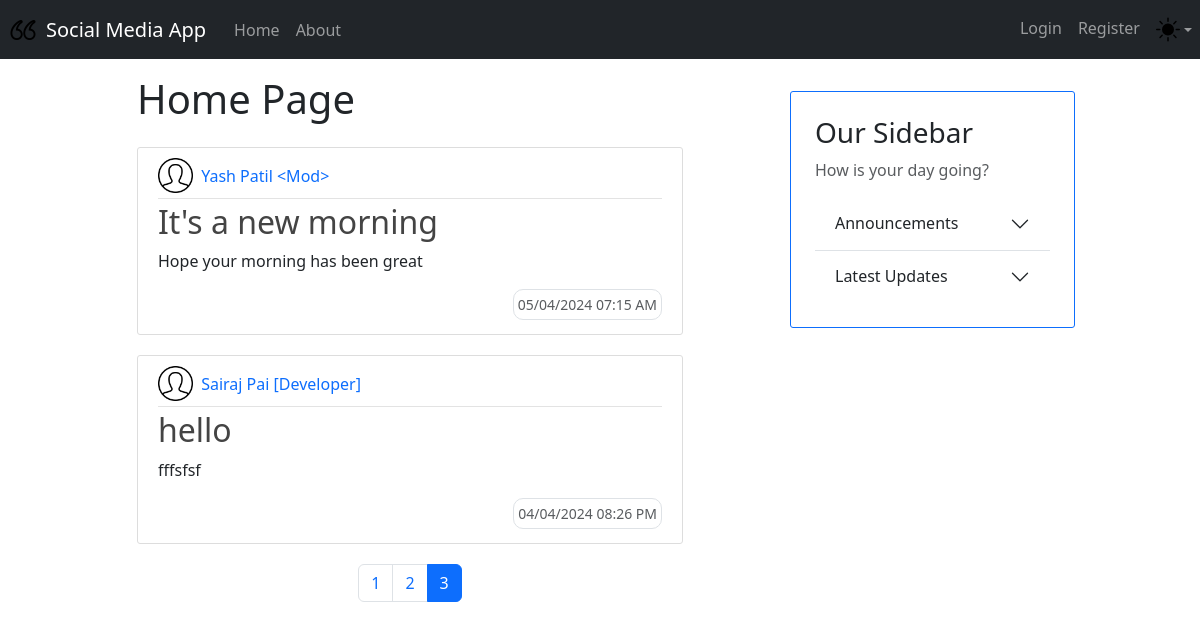
/?page=3, run on the app's committed database.
### models.py (models this page shows, shortened)
class Base(DeclarativeBase): # pylint: disable=too-few-public-methods
    pass

class Posts(Base): # pylint: disable=too-few-public-methods
    __tablename__ = "posts"
    id: Mapped[int] = mapped_column(primary_key=True)
    title: Mapped[str] = mapped_column(nullable=False)
    text: Mapped[str] = mapped_column(nullable=False)
    image: Mapped[Optional[str]] = mapped_column()
    likes: Mapped[List["Likes"]] = relationship(back_populates="post")
    timestamp: Mapped[int] = mapped_column(nullable=False)
    owner_id: Mapped[str] = mapped_column(ForeignKey("user_account.username"))
    owner: Mapped["User"] = relationship(back_populates="posts")
    comments: Mapped[List["Comments"]] = relationship(back_populates="post")
    no_of_likes = column_property(
        select(func.count(Likes.id))
        .where(Likes.liked_post_id == id)
        .scalar_subquery()
    )

class User(Base, UserMixin): # pylint: disable=too-few-public-methods
    __tablename__ = "user_account"
    username: Mapped[str] = mapped_column(primary_key=True)
    fullname: Mapped[str] = mapped_column(nullable=False)
    email: Mapped[str] = mapped_column(nullable=False, unique=True)
    password: Mapped[str] = mapped_column(nullable=False)
    profile_pic_url: Mapped[Optional[str]] = mapped_column(default="user.png")
    posts: Mapped[List["Posts"]] = relationship(back_populates="owner")

### app.py (the view)
@app.route("/")
def home():
    page = request.args.get('page', 1, type=int)
    query = db.select(Posts).order_by(Posts.timestamp.desc())
    posts = db.paginate(query, page = page, per_page=10)
    tz=timezone("Asia/Kolkata")
    return render_template('home.html', title='Home', page=page,
                           posts=posts,datetime=datetime,tz=tz)

### templates/home.html
{% extends "layout.html" %}
{% import "macros.html" as macro %}
{% block content %}
    {% if current_user.is_authenticated %}
        <h1 class="mt-2 mb-4"> Welcome, {{ current_user.fullname }}! </h1>
    {% else %}
        <h1 class="mt-2 mb-4"> Home Page </h1>
    {% endif %}
    {% for post in posts %}
        <article class="media content-section card">
            {{ macro.render_post(post, datetime, tz) }}
        </article>
    {% endfor %}
    <div class="container mt-6">
      <ul class="pagination justify-content-center">
        {% for page in posts.iter_pages(left_edge=1,right_edge=1, left_current=2, right_current=2) %}
          {% if page %}
            {% if posts.page == page %}
            <li class="page-item active"><a class="page-link" href="{{ url_for('home', page=page) }}">{{ page }}</a></li>
            {% else %}
            <li class="page-item"><a class="page-link" href="{{ url_for('home', page=page) }}">{{ page }}</a></li>
            {% endif %}
          {% else %}
          <li class="page-item disabled"><span class="page-link">...</span></li>
          {% endif %}
        {% endfor %}
      </ul>
    </div>
{% endblock %}

### templates/macros.html (shortened to what this page needs)
{% macro render_post(post, datetime, tz) -%}
    <div class="media-body">
        <div class="article-metadata">
            <div>
                {% if post.owner.profile_pic_url == "user.png" %}
                    <img class="mb-1 me-1 invertOnDark" src="{{ url_for('static', filename='user.png') }}" alt="{{ post.owner.fullname }} profile picture" width="35px">
                {% endif %}
                <a class="text-decoration-none me-3" href="#">{{ post.owner.fullname }}</a>
            </div>
        </div>
        <h2><a class="article-title text-decoration-none" href="{{ url_for('post',post_id=post.id) }}">{{ post.title }}</a></h2>
        <p class="article-content">{{ post.text }}</p>
        <div class="mb-1 d-flex flex-row-reverse">
            <small class="text-muted pb-1 border p-1" style="border-radius: 10px;">{{ datetime.fromtimestamp(post.timestamp, tz=tz).strftime('%d/%m/%Y %I:%M %p') }}</small>
        </div>
    </div>
{%- endmacro %}

### static/main.css (style rules this page uses)
.content-section { padding: 10px 20px; border: 1px solid #dddddd; border-radius: 8px; margin-bottom: 20px; }
.content-section { padding: 10px 20px; border: 1px solid #dddddd; border-radius: 3px; margin-bottom: 20px; }
.article-title { color: #444444; }
.article-content { white-space: pre-line; }
.article-metadata { padding-bottom: 1px; margin-bottom: 4px; border-bottom: 1px solid #e3e3e3 }

### data on the page
Posts: owner.fullname "Yash Patil <Mod>", title "It's a new morning", text "Hope your morning has been great", fromtimestamp "05/04/2024 07:15 AM"
Posts: owner.fullname "Sairaj Pai [Developer]", title "hello", text "fffsfsf", fromtimestamp "04/04/2024 08:26 PM"

### other printed values
{{ page }} "1" "2"
{{ page }} "3"
